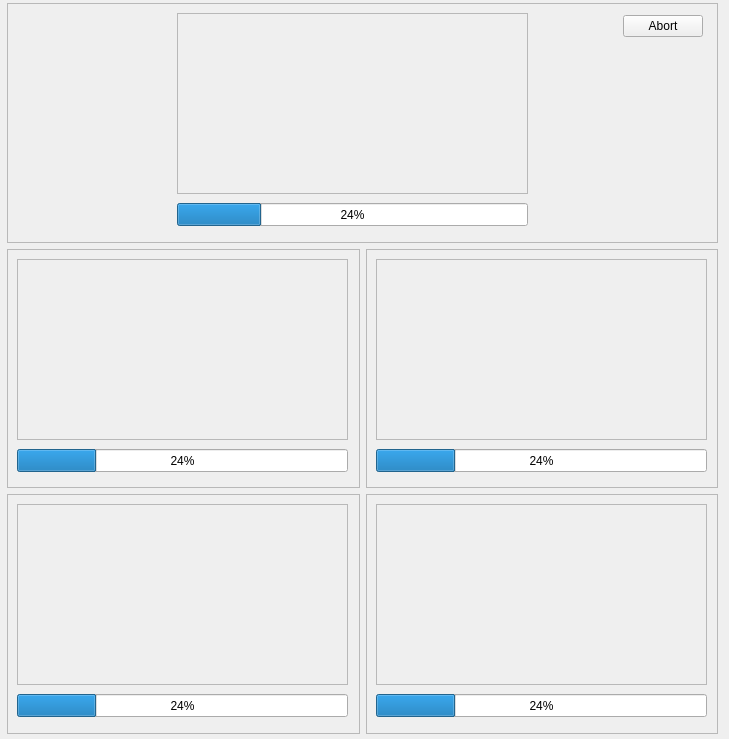
         <widget class="QWidget" name="scrollAreaWidgetContents">
          <property name="geometry">
           <rect>
            <x>0</x>
            <y>0</y>
            <width>729</width>
            <height>739</height>
           </rect>
          </property>
          <widget class="QWidget" name="">
           <property name="geometry">
            <rect>
             <x>7</x>
             <y>3</y>
             <width>711</width>
             <height>731</height>
            </rect>
           </property>
           <layout class="QGridLayout" name="gridLayout_10">
            <item row="1" column="1">
             <widget class="QFrame" name="frame_5">
              <property name="frameShape">
               <enum>QFrame::Shape::StyledPanel</enum>
              </property>
              <property name="frameShadow">
               <enum>QFrame::Shadow::Raised</enum>
              </property>
              <widget class="QFrame" name="frame_10">
               <property name="geometry">
                <rect>
                 <x>10</x>
                 <y>10</y>
                 <width>331</width>
                 <height>181</height>
                </rect>
               </property>
               <property name="frameShape">
                <enum>QFrame::Shape::StyledPanel</enum>
               </property>
               <property name="frameShadow">
                <enum>QFrame::Shadow::Raised</enum>
               </property>
              </widget>
              <widget class="QProgressBar" name="progressBar_3">
               <property name="geometry">
                <rect>
                 <x>10</x>
                 <y>200</y>
                 <width>331</width>
                 <height>23</height>
                </rect>
               </property>
               <property name="value">
                <number>24</number>
               </property>
              </widget>
             </widget>
            </item>
            <item row="1" column="0">
             <widget class="QFrame" name="frame_4">
              <property name="frameShape">
               <enum>QFrame::Shape::StyledPanel</enum>
              </property>
              <property name="frameShadow">
               <enum>QFrame::Shadow::Raised</enum>
              </property>
              <widget class="QFrame" name="frame_9">
               <property name="geometry">
                <rect>
                 <x>10</x>
                 <y>10</y>
                 <width>331</width>
                 <height>181</height>
                </rect>
               </property>
               <property name="frameShape">
                <enum>QFrame::Shape::StyledPanel</enum>
               </property>
               <property name="frameShadow">
                <enum>QFrame::Shadow::Raised</enum>
               </property>
              </widget>
              <widget class="QProgressBar" name="progressBar_2">
               <property name="geometry">
                <rect>
                 <x>10</x>
                 <y>200</y>
                 <width>331</width>
                 <height>23</height>
                </rect>
               </property>
               <property name="value">
                <number>24</number>
               </property>
              </widget>
             </widget>
            </item>
            <item row="0" column="0" colspan="2">
             <widget class="QFrame" name="frame_3">
              <property name="frameShape">
               <enum>QFrame::Shape::StyledPanel</enum>
              </property>
              <property name="frameShadow">
               <enum>QFrame::Shadow::Raised</enum>
              </property>
              <widget class="QFrame" name="frame_8">
               <property name="geometry">
                <rect>
                 <x>170</x>
                 <y>10</y>
                 <width>351</width>
                 <height>181</height>
                </rect>
               </property>
               <property name="frameShape">
                <enum>QFrame::Shape::StyledPanel</enum>
               </property>
               <property name="frameShadow">
                <enum>QFrame::Shadow::Raised</enum>
               </property>
              </widget>
              <widget class="QProgressBar" name="progressBar">
               <property name="geometry">
                <rect>
                 <x>170</x>
                 <y>200</y>
                 <width>351</width>
                 <height>23</height>
                </rect>
               </property>
               <property name="value">
                <number>24</number>
               </property>
              </widget>
              <widget class="QDialogButtonBox" name="buttonBox_4">
               <property name="geometry">
                <rect>
                 <x>530</x>
                 <y>10</y>
                 <width>166</width>
                 <height>26</height>
                </rect>
               </property>
               <property name="standardButtons">
                <set>QDialogButtonBox::StandardButton::Abort</set>
               </property>
              </widget>
             </widget>
            </item>
            <item row="2" column="0">
             <widget class="QFrame" name="frame_6">
              <property name="frameShape">
               <enum>QFrame::Shape::StyledPanel</enum>
              </property>
              <property name="frameShadow">
               <enum>QFrame::Shadow::Raised</enum>
              </property>
              <widget class="QFrame" name="frame_11">
               <property name="geometry">
                <rect>
                 <x>10</x>
                 <y>10</y>
                 <width>331</width>
                 <height>181</height>
                </rect>
               </property>
               <property name="frameShape">
                <enum>QFrame::Shape::StyledPanel</enum>
               </property>
               <property name="frameShadow">
                <enum>QFrame::Shadow::Raised</enum>
               </property>
              </widget>
              <widget class="QProgressBar" name="progressBar_4">
               <property name="geometry">
                <rect>
                 <x>10</x>
                 <y>200</y>
                 <width>331</width>
                 <height>23</height>
                </rect>
               </property>
               <property name="value">
                <number>24</number>
               </property>
              </widget>
             </widget>
            </item>
            <item row="2" column="1">
             <widget class="QFrame" name="frame_7">
              <property name="frameShape">
               <enum>QFrame::Shape::StyledPanel</enum>
              </property>
              <property name="frameShadow">
               <enum>QFrame::Shadow::Raised</enum>
              </property>
              <widget class="QFrame" name="frame_12">
               <property name="geometry">
                <rect>
                 <x>10</x>
                 <y>10</y>
                 <width>331</width>
                 <height>181</height>
                </rect>
               </property>
               <property name="frameShape">
                <enum>QFrame::Shape::StyledPanel</enum>
               </property>
               <property name="frameShadow">
                <enum>QFrame::Shadow::Raised</enum>
               </property>
              </widget>
              <widget class="QProgressBar" name="progressBar_5">
               <property name="geometry">
                <rect>
                 <x>10</x>
                 <y>200</y>
                 <width>331</width>
                 <height>23</height>
                </rect>
               </property>
               <property name="value">
                <number>24</number>
               </property>
              </widget>
             </widget>
            </item>
           </layout>
          </widget>
         </widget>
